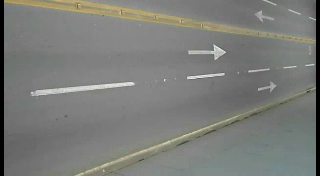
#> input picture frame 37 of ders-08/traffic.avi, 320 x 176 px
$ python aracSayisi.py
#> lines starting #> are read from the running program, lines starting #| are printed output that depends on the picture; after the words box and inside, x2 and y2 are one past the last pixel; in counts of white or black regions, pixels touching at a corner belong together
#çizgiden geçen arabaların sayısını veren program
import cv2

video = cv2.VideoCapture("./traffic.avi")
bg = cv2.createBackgroundSubtractorMOG2() #zemin ile hareketli nesneleri birbirinden ayırmak için kullanılır.
sayac = 0 #araç sayısı başlangıçta sıfır olsun.

while True:
    roi, frame = video.read() #roi= videodaki hareketli nesneler için kullanılan değerdir.
#> frame is the input picture: shape (176, 320, 3); mean B, G, R 121, 124.5, 123.3
    if roi:
        bgCikar = bg.apply(frame) #frame görselinde arka planı çıkar
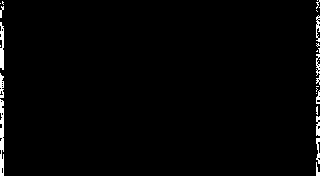
#> bgCikar: shape (176, 320); values 127 (black) and 255 (white), 1.6% white; 26 white regions (15 under 20 px), largest, box (x1, y1, x2, y2) and area: (0, 99, 4, 176) 256, (0, 22, 4, 70) 151, (0, 73, 4, 98) 74
        #iki çizgiyi görsele ekleme
        cv2.line(frame, (50,0), (50,300),(255,255,255),2)
        cv2.line(frame, (70,0), (70,300),(255,255,255),2)

        #nesnelerin koordinatlarını daha hassas bulmak için kullanılır.
        #cv2.findContours() > RETR_TREE ve CHAIN_APPROX_SIMPLE
        konturler, hiyerarsi = cv2.findContours(bgCikar, cv2.RETR_TREE, cv2.CHAIN_APPROX_SIMPLE)
#> konturler = [[[0, 0], [0, 175], [319, 175], [319, 0]]]; hiyerarsi = [[-1, -1, -1, -1]]

        #çıkacak olan hataları engellemek için kullanılır.
        try: hiyerarsi =hiyerarsi[1]
        except: hiyerarsi = []

        for kontur, hiy in zip(konturler, hiyerarsi):
            (x,y, w,h) = cv2.boundingRect(kontur) #kontur içerisinden çekmesi için kullanılır.
            #araçların boyutlarını giriyoruz
            if(w>10 and h>40):
                cv2.rectangle(frame, (x,y), (x+w, y+h), (0,255,0),1)
                if(x > 50 and x<70):
                    sayac +=1
#> this loop made 0 passes
#> after the loop, sayac = 0

        #video üzerine yazılar yazacağız
        cv2.putText(frame,"arac "+ str(sayac), (150,150), cv2.FONT_HERSHEY_SCRIPT_SIMPLEX,1,(255,255,255,),1)
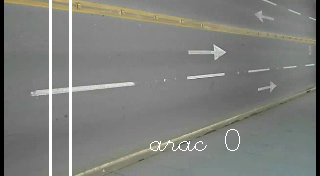
#> frame: shape (176, 320, 3); mean B, G, R 123.8, 127.3, 126.1

        cv2.imshow("arac sayisi", frame) #ekranda gösterir

        if (cv2.waitKey(1) & 0xFF == ord("x")):
#> (key x is pressed here)
            cv2.destroyAllWindows()
            break

$ run again, starting later in the video
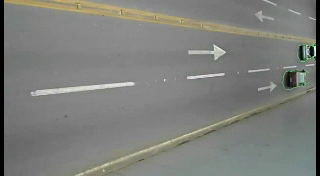
#> input picture frame 168 of ders-08/traffic.avi, 320 x 176 px
#> frame is the input picture: shape (176, 320, 3); mean B, G, R 122.7, 126.8, 125.5
#> `bgCikar = bg.apply(frame)`:
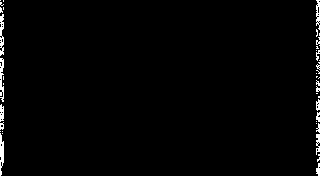
#> bgCikar: shape (176, 320); values 127 (black) and 255 (white), 1.5% white; 44 white regions (32 under 20 px), largest, box (x1, y1, x2, y2) and area: (0, 14, 4, 56) 117, (0, 58, 4, 102) 117, (0, 133, 4, 176) 117
#> konturler = [[[0, 0], [0, 175], [319, 175], [319, 0]]]; hiyerarsi = [[-1, -1, -1, -1]]
#> after the loop `for kontur, hiy in zip(konturler, hiyerarsi):`: sayac = 0
#> `cv2.putText(frame,"arac "+ str(sayac), (150,150), cv2.FONT_HERSHEY_SCR..`:
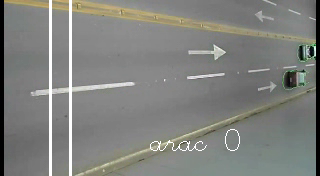
#> frame: shape (176, 320, 3); mean B, G, R 125.5, 129.5, 128.2

$ run again, starting later in the video
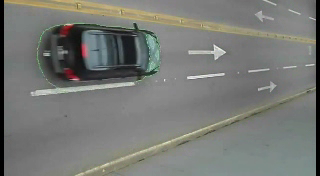
#> input picture frame 299 of ders-08/traffic.avi, 320 x 176 px
#> frame is the input picture: shape (176, 320, 3); mean B, G, R 117.1, 121.2, 119.4
#> `bgCikar = bg.apply(frame)`:
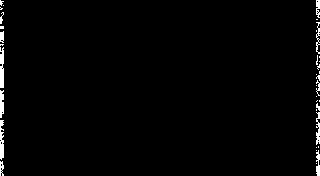
#> bgCikar: shape (176, 320); values 127 (black) and 255 (white), 1.6% white; 35 white regions (24 under 20 px), largest, box (x1, y1, x2, y2) and area: (0, 47, 4, 88) 145, (0, 120, 4, 160) 126, (0, 90, 4, 118) 94
#> konturler = [[[0, 0], [0, 175], [319, 175], [319, 0]]]; hiyerarsi = [[-1, -1, -1, -1]]
#> after the loop `for kontur, hiy in zip(konturler, hiyerarsi):`: sayac = 0
#> `cv2.putText(frame,"arac "+ str(sayac), (150,150), cv2.FONT_HERSHEY_SCR..`:
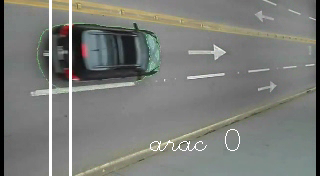
#> frame: shape (176, 320, 3); mean B, G, R 120.5, 124.5, 122.6
